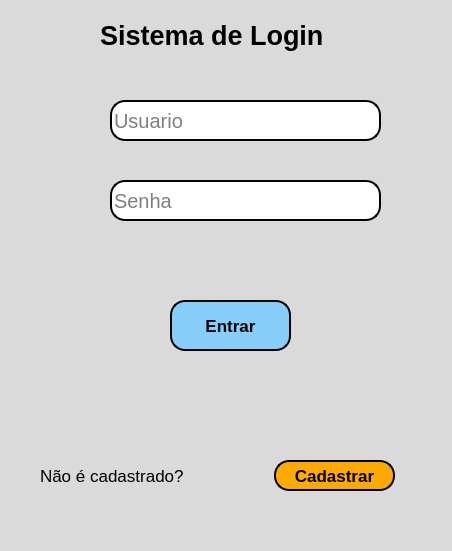
<?xml version="1.0" encoding="UTF-8"?>
<ui version="4.0">
 <class>MainWindow</class>
 <widget class="QMainWindow" name="MainWindow">
  <property name="geometry">
   <rect>
    <x>0</x>
    <y>0</y>
    <width>452</width>
    <height>551</height>
   </rect>
  </property>
  <property name="windowTitle">
   <string>MainWindow</string>
  </property>
  <property name="styleSheet">
   <string notr="true">background-color: rgb(218, 218, 218);</string>
  </property>
  <widget class="QWidget" name="centralwidget">
   <widget class="QPushButton" name="pushButton">
    <property name="geometry">
     <rect>
      <x>170</x>
      <y>300</y>
      <width>121</width>
      <height>51</height>
     </rect>
    </property>
    <property name="font">
     <font>
      <pointsize>13</pointsize>
      <weight>75</weight>
      <bold>true</bold>
     </font>
    </property>
    <property name="styleSheet">
     <string notr="true">background-color: rgb(135, 206, 250);
border-style: outset;
border-width: 2px;
border-radius: 15px;
border-color: black;</string>
    </property>
    <property name="text">
     <string>Entrar</string>
    </property>
   </widget>
   <widget class="QLineEdit" name="lineEdit">
    <property name="geometry">
     <rect>
      <x>110</x>
      <y>100</y>
      <width>271</width>
      <height>41</height>
     </rect>
    </property>
    <property name="font">
     <font>
      <pointsize>15</pointsize>
      <weight>50</weight>
      <bold>false</bold>
     </font>
    </property>
    <property name="styleSheet">
     <string notr="true">background-color: rgb(255, 255, 255);
border-radius: 15px;
border-style: outset;
border-width: 2px;</string>
    </property>
    <property name="placeholderText">
     <string>Usuario</string>
    </property>
   </widget>
   <widget class="QLineEdit" name="lineEdit_2">
    <property name="geometry">
     <rect>
      <x>110</x>
      <y>180</y>
      <width>271</width>
      <height>41</height>
     </rect>
    </property>
    <property name="font">
     <font>
      <pointsize>15</pointsize>
     </font>
    </property>
    <property name="styleSheet">
     <string notr="true">background-color: rgb(255, 255, 255);
border-radius: 15px;
border-style: outset;
border-width: 2px;</string>
    </property>
    <property name="placeholderText">
     <string>Senha</string>
    </property>
   </widget>
   <widget class="QLabel" name="label">
    <property name="geometry">
     <rect>
      <x>40</x>
      <y>460</y>
      <width>181</width>
      <height>31</height>
     </rect>
    </property>
    <property name="font">
     <font>
      <pointsize>13</pointsize>
     </font>
    </property>
    <property name="text">
     <string>Não é cadastrado?</string>
    </property>
   </widget>
   <widget class="QPushButton" name="pushButton_2">
    <property name="geometry">
     <rect>
      <x>274</x>
      <y>460</y>
      <width>121</width>
      <height>31</height>
     </rect>
    </property>
    <property name="font">
     <font>
      <pointsize>13</pointsize>
      <weight>75</weight>
      <bold>true</bold>
     </font>
    </property>
    <property name="styleSheet">
     <string notr="true">background-color: rgb(255, 170, 0);
border-style: outset;
border-width: 2px;
border-radius: 15px;
border-color: black;</string>
    </property>
    <property name="text">
     <string>Cadastrar</string>
    </property>
   </widget>
   <widget class="QLabel" name="label_4">
    <property name="geometry">
     <rect>
      <x>110</x>
      <y>240</y>
      <width>241</width>
      <height>31</height>
     </rect>
    </property>
    <property name="font">
     <font>
      <pointsize>13</pointsize>
     </font>
    </property>
    <property name="styleSheet">
     <string notr="true">color: rgb(163, 0, 0);</string>
    </property>
    <property name="text">
     <string/>
    </property>
   </widget>
   <widget class="QLabel" name="label_5">
    <property name="geometry">
     <rect>
      <x>100</x>
      <y>10</y>
      <width>291</width>
      <height>51</height>
     </rect>
    </property>
    <property name="font">
     <font>
      <pointsize>15</pointsize>
     </font>
    </property>
    <property name="text">
     <string>&lt;html&gt;&lt;head/&gt;&lt;body&gt;&lt;p&gt;&lt;span style=&quot; font-size:20pt; font-weight:600;&quot;&gt;Sistema de Login&lt;/span&gt;&lt;/p&gt;&lt;/body&gt;&lt;/html&gt;</string>
    </property>
   </widget>
   <widget class="QLabel" name="label_6">
    <property name="geometry">
     <rect>
      <x>50</x>
      <y>100</y>
      <width>61</width>
      <height>31</height>
     </rect>
    </property>
    <property name="styleSheet">
     <string notr="true">image: url(:/icon/usuario.png);</string>
    </property>
    <property name="text">
     <string/>
    </property>
   </widget>
   <widget class="QLabel" name="label_2">
    <property name="geometry">
     <rect>
      <x>50</x>
      <y>180</y>
      <width>61</width>
      <height>31</height>
     </rect>
    </property>
    <property name="styleSheet">
     <string notr="true">image: url(:/icon/cadeado.png);</string>
    </property>
    <property name="text">
     <string/>
    </property>
   </widget>
   <zorder>label_6</zorder>
   <zorder>label_2</zorder>
   <zorder>pushButton</zorder>
   <zorder>lineEdit</zorder>
   <zorder>lineEdit_2</zorder>
   <zorder>label</zorder>
   <zorder>pushButton_2</zorder>
   <zorder>label_4</zorder>
   <zorder>label_5</zorder>
  </widget>
  <widget class="QMenuBar" name="menubar">
   <property name="geometry">
    <rect>
     <x>0</x>
     <y>0</y>
     <width>452</width>
     <height>20</height>
    </rect>
   </property>
  </widget>
  <widget class="QStatusBar" name="statusbar"/>
 </widget>
 <resources>
  <include location="icon/icon.qrc"/>
 </resources>
 <connections/>
</ui>
